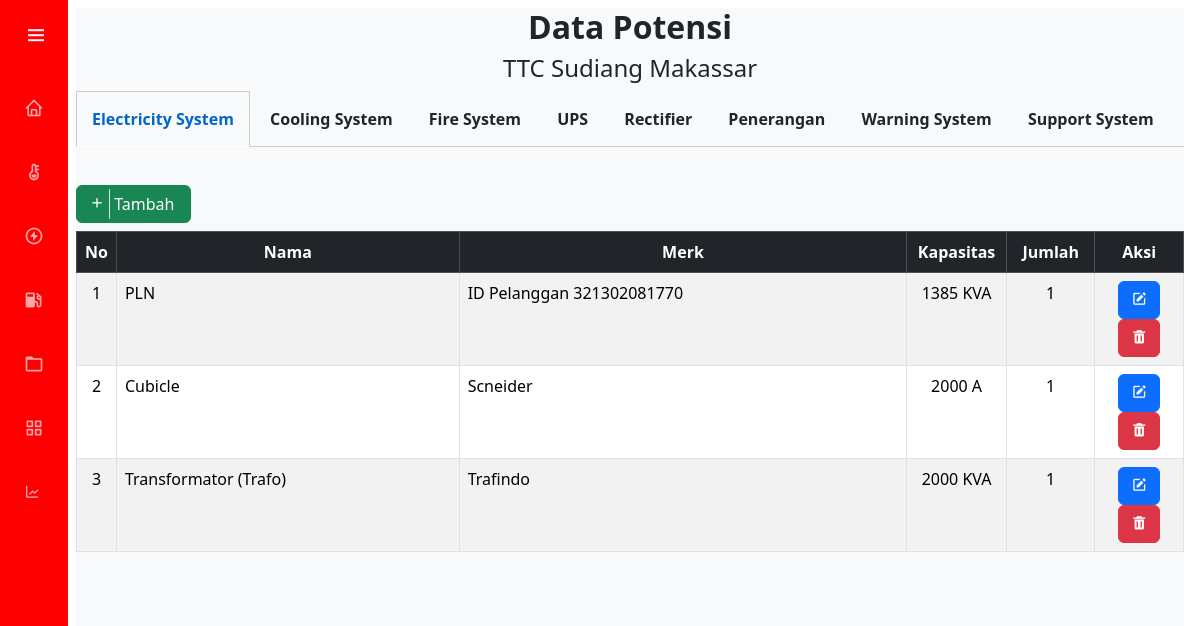
Screenshot of /pages/potency with the database file from the repository.
### tables this page shows
CREATE TABLE `electricity` (
  `id` int(255) NOT NULL,
  `nama` text NOT NULL,
  `merk` text NOT NULL,
  `kapasitas` int(11) NOT NULL,
  `satuan` text NOT NULL,
  `jumlah` int(11) NOT NULL
);

### application/controllers/Pages.php (called while the page is built, shortened)
<?php
class Pages extends CI_Controller {
	public function __construct(){
      $this->load->model('TabelModel');
	}
	public function potency()
	{
		$data['electric'] = $this->TabelModel->getPotency('electricity')->result();
		$data['cooling'] = $this->TabelModel->getPotency('cooling')->result();
		$data['fire'] = $this->TabelModel->getPotency('fire')->result();
		$data['ups'] = $this->TabelModel->getPotency('ups')->result();
		$data['recti'] = $this->TabelModel->getPotency('recti')->result();
		$data['penerangan'] = $this->TabelModel->getPotency('penerangan')->result();
		$data['warning'] = $this->TabelModel->getPotency('warning')->result();
		$data['support'] = $this->TabelModel->getPotency('support')->result();
		$this->load->view('potency', $data);
	}
}

### index.php (called while the page is built, shortened)
<?php
require_once BASEPATH.'core/CodeIgniter.php';

### application/models/TabelModel.php (called while the page is built, shortened)
<?php
class TabelModel extends CI_Model
{
   public function getPotency($table)
   {
      $potency = $this->load->database('potensi', TRUE);
      return $potency->get($table);
   }
}

### application/views/content/contentPotency.php (the view, shortened to what this page needs)
<div class="tabset">
  <label for="tab1">Electricity System</label>
  <label for="tab2">Cooling System</label>
  <label for="tab3">Fire System</label>
  <label for="tab4">UPS</label>
  <label for="tab5">Rectifier</label>
  <label for="tab6">Penerangan</label>
  <label for="tab7">Warning System</label>
  <label for="tab8">Support System</label>
  <div class="tab-panels">
    <section id="electric" class="tab-panel">
      <button type="button" class="btn btn-success btn-icon-split my-2" data-bs-toggle="modal" data-bs-target="#addElec">
        <span class="icon text-white-50">
          <i class='bx bx-plus' style='color:#ffffff'></i>
        </span>
        <span class="text p-1 border-start">Tambah</span>
      </button>
      <table class="table table-striped table-bordered">
        <colgroup>
          <col style="width: 3%;">
          <col span="2">
          <col style="width: 9%;">
          <col span="2" style="width: 8%;">
        </colgroup>
        <thead>
          <tr class="table-dark text-center">
            <th>No</th>
            <th>Nama</th>
            <th>Merk</th>
            <th>Kapasitas</th>
            <th>Jumlah</th>
            <th>Aksi</th>
          </tr>
        </thead>
        <tbody>
          <?php foreach ($electric as $key => $e) { ?>
            <tr>
              <td class="text-center"><?= $key + 1; ?></td>
              <td><?= $e->nama; ?></td>
              <td><?= $e->merk; ?></td>
              <td class="text-center"><?= $e->kapasitas; ?> <?= $e->satuan; ?></td>
              <td class="text-center"><?= $e->jumlah; ?></td>
              <td class="text-center">
                <button type="button" class="btn btn-primary btnEditElec" data-id="<?= $e->id; ?>" data data-bs-toggle="tooltip" data-bs-placement="top" title="Edit">
                  <i class='bx bxs-edit'></i>
                </button>
                <button type="button" class="btn btn-danger btnDeleteElec" data-id="<?= $e->id; ?>" data-bs-toggle="tooltip" data-bs-placement="top" title="Hapus">
                  <i class='bx bxs-trash'></i>
                </button>
              </td>
            </tr>
          <?php } ?>
        </tbody>
      </table>
    </section>
  </div>

### application/views/layout/header.php (shortened to what this page needs)
<!DOCTYPE html>
<html lang="en">
<head>
  <link rel="stylesheet" href="<?= base_url() ?>asset/style.css" />
  <link rel="stylesheet" href="<?= base_url() ?>asset/src/bootstrap-5.3.3-dist/css/bootstrap.min.css">
  <link href='<?= base_url() ?>asset/src/boxicons-2.1.4/css/boxicons.min.css' rel='stylesheet'>
  <link rel="stylesheet" href="<?= base_url() ?>asset/src/DataTables/datatables.min.css">
</head>
<body id="body-pd">
  <div class="l-navbar" id="nav-bar">
    <nav class="nav">
      <div>
        <div class="header_toggle nav_logo"> <i class='bx bx-menu' id="header-toggle"></i> </div>
        <div class="nav_list">
          <a href="<?= base_url() ?>Pages/index" id="index" class="nav_link"> <i class='bx bx-home nav_icon'></i> <span class="nav_name">Dashboard</span> </a>
          <a href="<?= base_url() ?>Pages/temp" id="temp" class="nav_link"> <i class='bx bxs-thermometer nav_icon'></i> <span class="nav_name">Suhu Ruangan</span> </a>
          <a href="<?= base_url() ?>Pages/electric" id="electric" class="nav_link"> <i class='bx bx-bolt-circle nav_icon'></i> <span class="nav_name">Electricity</span> </a>
          <a href="<?= base_url() ?>Pages/fuel" id="fuel" class="nav_link"> <i class='bx bxs-gas-pump nav_icon'></i> <span class="nav_name">Level BBM</span> </a>
          <a href="<?= base_url() ?>Pages/potency" id="folder" class="nav_link"> <i class='bx bx-folder nav_icon'></i> <span class="nav_name">Data Potensi</span> </a>
          <a href="<?= base_url() ?>Upload/space" id="space" class="nav_link"> <i class='bx bx-grid-alt nav_icon'></i> <span class="nav_name">Space Management</span> </a>
          <a href="<?= base_url() ?>Pages/pue" id="pue" class="nav_link"> <i class='bx bx-line-chart'></i> <span class="nav_name">PUE Harian</span> </a>
        </div>
      </div>
    </nav>
  </div>
  <div class="height-100 bg-light">

### application/views/potency.php (shortened to what this page needs)
<?php $this->load->view('layout/header'); ?>
<div class="text-center">
   <h2 class="fw-bold">Data Potensi</h2>
   <h4>TTC Sudiang Makassar</h2>
</div>
<?php $this->load->view('content/contentPotency'); ?>
</div>
</body>
</html>

### asset/style.css (style rules this page uses)
:root { --nav-width: 68px; --first-color: #ff0000; --first-color-light: #ffa7a7; --white-color: #f7f6fb; --body-font: "Nunito", sans-serif; --normal-font-size: 1rem; --z-fixed: 100; }
body { position: relative; padding: 0 1rem; padding-top: 0.5rem; font-family: var(--body-font); font-size: var(--normal-font-size); transition: 0.5s; }
.nav_list a { text-decoration: none; }
.header_toggle { color: var(--white-color); font-size: 1.5rem; cursor: pointer; }
.l-navbar { position: fixed; top: 0; left: -30%; width: var(--nav-width); height: 100vh; background-color: var(--first-color); padding: 0.5rem 1rem 0 0; transition: 0.5s; z-index: var(--z-fixed); }
.nav { height: 100%; display: flex; flex-direction: column; justify-content: space-between; overflow: hidden; }
.nav_logo, .nav_link { display: grid; grid-template-columns: max-content max-content; align-items: center; column-gap: 1rem; padding: 0.5rem 0 0.5rem 1.5rem; }
.nav_logo { margin-bottom: 2rem; }
.nav_link { position: relative; color: var(--first-color-light); margin-bottom: 1.5rem; transition: 0.3s; }
.nav_icon { font-size: 1.25rem; }
.height-100 { height: 100vh; }
@media screen and (min-width: 768px) { body { padding-top: 0.5rem; padding-left: calc(var(--nav-width) + 0.5rem); } }
@media screen and (min-width: 768px) { .l-navbar { left: 0; padding: 1rem 1rem 0 0; } }
.tabset .tab-panel { display: none; }
.tabset > input:first-child:checked ~ .tab-panels > .tab-panel:first-child, .tabset > input:nth-child(3):checked ~ .tab-panels > .tab-panel:nth-child(2), .tabset > input:nth-child(5):checked ~ .tab-panels > .tab-panel:nth-child(3), .tabset > input:nth-child(7):checked ~ .tab-panels > .tab-panel:nth-child(4), .tabset > input:nth-child(9):checked ~ .tab-panels > .tab-panel:nth-child(5), .tabset > input:nth-child(11):checked ~ .tab-panels > .tab-panel:nth-child(6), .tabset > input:nth-child(13):checked ~ .tab-panels > .tab-panel:nth-child(7), .tabset > input:nth-child(15):checked ~ .tab-panels > .tab-panel:nth-child(8), .tabset > input:nth-child(17):checked ~ .tab-panels > .tab-panel:nth-child(9), .tabset > input:nth-child(19):checked ~ .tab-panels > .tab-panel:nth-child(10) { display: block; }
body { font: 16px/1.5em; color: #333; font-weight: 300; }
.tabset > label { position: relative; display: inline-block; padding: 15px 15px 15px; border: 1px solid transparent; border-bottom: 0; cursor: pointer; font-weight: 600; }
.tabset > label:hover, .tabset > input:focus + label, .tabset > input:checked + label { color: #06c; }
.tabset > label:hover::after, .tabset > input:focus + label::after, .tabset > input:checked + label::after { background: #06c; }
.tabset > input:checked + label { border-color: #ccc; border-bottom: 1px solid #fff; margin-bottom: -1px; }
.tab-panel { padding: 30px 0; border-top: 1px solid #ccc; }

### rows the page displays
electricity: nama "PLN", merk "ID Pelanggan 321302081770", kapasitas "1385", satuan "KVA", jumlah "1"
electricity: nama "Cubicle", merk "Scneider", kapasitas "2000", satuan "A", jumlah "1"
electricity: nama "Transformator (Trafo)", merk "Trafindo", kapasitas "2000", satuan "KVA", jumlah "1"
